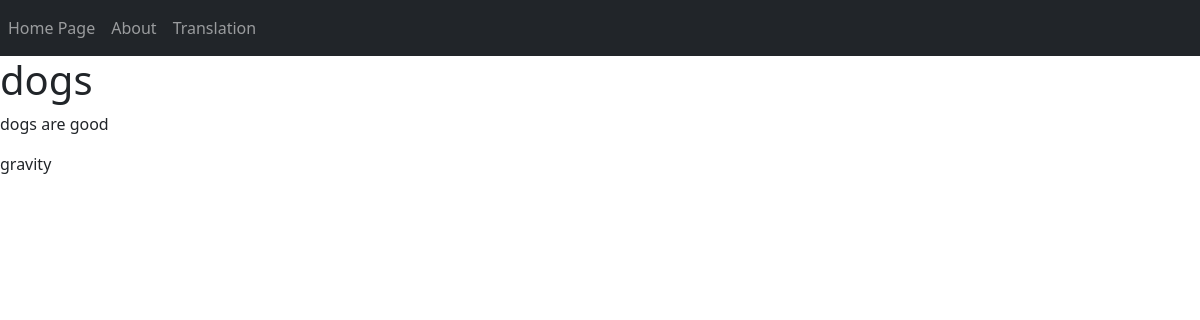
Page /dogs on the earlier database version.
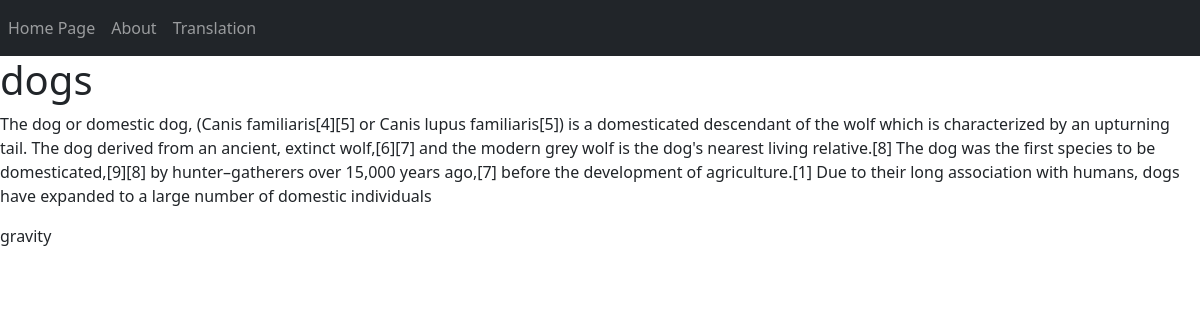
Same page on the later database version.
### blog/models.py (models this page shows, shortened)
class Post(models.Model):
    title = models.CharField(max_length=200)
    content = models.TextField()
    date_created = models.DateTimeField(auto_now_add=True)
    slug = models.SlugField(max_length=200, unique=True)
    author = models.ForeignKey(to=User, on_delete=models.CASCADE)
    status = models.IntegerField(choices=STATUS, default=0)

### blog/views.py (the view)
# urls.py: path('<slug:slug>', views.BlogView.as_view(), name='blog_view'),
class BlogView(generic.DetailView):
    model = Post
    template_name = 'blog.html'

### templates/blog.html
{% extends 'base.html' %}
{% block content %}
        <h1>{% block blog_title %} {{object.title}} {% endblock blog_title %}</h1>
        <p>{% block blog_content %} {{object.content}} {% endblock blog_content %}</p>
        <p>{% block blog_author %} {{object.author}} {% endblock blog_author %}</p>
{% endblock content %}

Differences in the rows shown:
changed Post "dogs": content "dogs are good" → "The dog or domestic dog, (Canis familiaris[4][5] or Canis lupus familiaris[5]) is a domesticated descendant of the wolf which is characterized by an upturning tail. The dog derived from an ancient, extinct wolf,[6][7] and the modern grey wolf is the dog's nearest living relative.[8] The dog was the first species to be domesticated,[9][8] by hunter–gatherers over 15,000 years ago,[7] before the development of agriculture.[1] Due to their long association with humans, dogs have expanded to a large number of domestic individuals"
